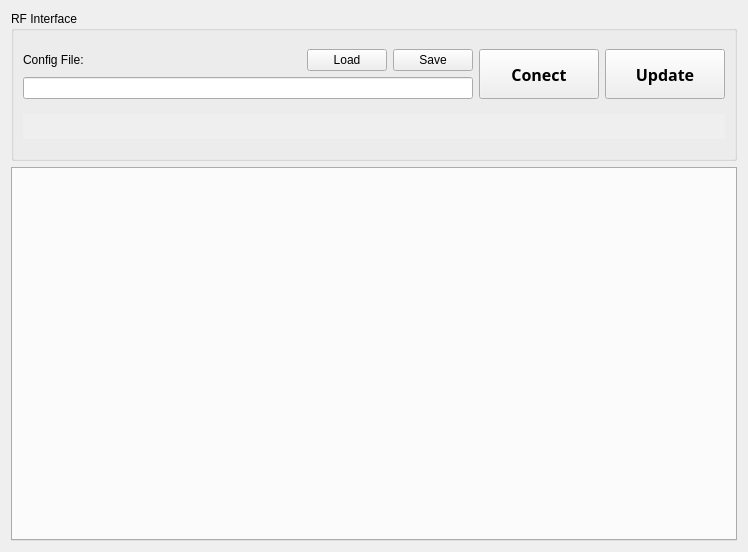
<?xml version="1.0" encoding="UTF-8"?>
<ui version="4.0">
 <class>Form</class>
 <widget class="QWidget" name="Form">
  <property name="geometry">
   <rect>
    <x>0</x>
    <y>0</y>
    <width>744</width>
    <height>552</height>
   </rect>
  </property>
  <property name="windowTitle">
   <string>Form</string>
  </property>
  <layout class="QVBoxLayout" name="verticalLayout_3">
   <item>
    <widget class="QGroupBox" name="groupBox">
     <property name="minimumSize">
      <size>
       <width>0</width>
       <height>120</height>
      </size>
     </property>
     <property name="maximumSize">
      <size>
       <width>16777215</width>
       <height>150</height>
      </size>
     </property>
     <property name="title">
      <string>RF Interface</string>
     </property>
     <layout class="QVBoxLayout" name="verticalLayout_4" stretch="3,0">
      <item>
       <layout class="QHBoxLayout" name="horizontalLayout">
        <property name="sizeConstraint">
         <enum>QLayout::SetFixedSize</enum>
        </property>
        <item>
         <layout class="QVBoxLayout" name="verticalLayout_2" stretch="2,1">
          <property name="sizeConstraint">
           <enum>QLayout::SetFixedSize</enum>
          </property>
          <item>
           <layout class="QHBoxLayout" name="horizontalLayout_2">
            <property name="sizeConstraint">
             <enum>QLayout::SetFixedSize</enum>
            </property>
            <item>
             <widget class="QLabel" name="NON_config">
              <property name="text">
               <string>Config File:</string>
              </property>
             </widget>
            </item>
            <item>
             <spacer name="horizontalSpacer">
              <property name="orientation">
               <enum>Qt::Horizontal</enum>
              </property>
              <property name="sizeHint" stdset="0">
               <size>
                <width>40</width>
                <height>20</height>
               </size>
              </property>
             </spacer>
            </item>
            <item>
             <widget class="QPushButton" name="pushButton">
              <property name="minimumSize">
               <size>
                <width>23</width>
                <height>0</height>
               </size>
              </property>
              <property name="text">
               <string>Load</string>
              </property>
             </widget>
            </item>
            <item>
             <widget class="QPushButton" name="pushButton_2">
              <property name="minimumSize">
               <size>
                <width>23</width>
                <height>0</height>
               </size>
              </property>
              <property name="text">
               <string>Save</string>
              </property>
             </widget>
            </item>
           </layout>
          </item>
          <item>
           <widget class="QLineEdit" name="lineEdit">
            <property name="minimumSize">
             <size>
              <width>450</width>
              <height>0</height>
             </size>
            </property>
           </widget>
          </item>
         </layout>
        </item>
        <item>
         <widget class="QPushButton" name="BTN_connect">
          <property name="minimumSize">
           <size>
            <width>120</width>
            <height>50</height>
           </size>
          </property>
          <property name="font">
           <font>
            <family>Arial Black</family>
            <pointsize>12</pointsize>
            <weight>75</weight>
            <bold>true</bold>
           </font>
          </property>
          <property name="text">
           <string>Conect</string>
          </property>
          <property name="checkable">
           <bool>true</bool>
          </property>
         </widget>
        </item>
        <item>
         <widget class="QPushButton" name="BTN_update">
          <property name="minimumSize">
           <size>
            <width>120</width>
            <height>50</height>
           </size>
          </property>
          <property name="font">
           <font>
            <family>Arial Black</family>
            <pointsize>12</pointsize>
            <weight>75</weight>
            <bold>true</bold>
           </font>
          </property>
          <property name="text">
           <string>Update</string>
          </property>
          <property name="checkable">
           <bool>false</bool>
          </property>
         </widget>
        </item>
       </layout>
      </item>
      <item>
       <widget class="QScrollArea" name="scrollArea">
        <property name="minimumSize">
         <size>
          <width>0</width>
          <height>20</height>
         </size>
        </property>
        <property name="maximumSize">
         <size>
          <width>16777215</width>
          <height>25</height>
         </size>
        </property>
        <property name="frameShape">
         <enum>QFrame::NoFrame</enum>
        </property>
        <property name="frameShadow">
         <enum>QFrame::Plain</enum>
        </property>
        <property name="lineWidth">
         <number>0</number>
        </property>
        <property name="verticalScrollBarPolicy">
         <enum>Qt::ScrollBarAlwaysOff</enum>
        </property>
        <property name="sizeAdjustPolicy">
         <enum>QAbstractScrollArea::AdjustToContents</enum>
        </property>
        <property name="widgetResizable">
         <bool>false</bool>
        </property>
        <property name="alignment">
         <set>Qt::AlignLeading|Qt::AlignLeft|Qt::AlignVCenter</set>
        </property>
        <widget class="QWidget" name="scrollAreaWidgetContents_2">
         <property name="geometry">
          <rect>
           <x>0</x>
           <y>0</y>
           <width>697</width>
           <height>30</height>
          </rect>
         </property>
         <layout class="QHBoxLayout" name="horizontalLayout_3">
          <property name="spacing">
           <number>0</number>
          </property>
          <property name="leftMargin">
           <number>0</number>
          </property>
          <property name="topMargin">
           <number>0</number>
          </property>
          <property name="rightMargin">
           <number>0</number>
          </property>
          <property name="bottomMargin">
           <number>0</number>
          </property>
          <item>
           <layout class="QHBoxLayout" name="IndicatorLayout"/>
          </item>
          <item>
           <spacer name="horizontalSpacer_2">
            <property name="orientation">
             <enum>Qt::Horizontal</enum>
            </property>
            <property name="sizeHint" stdset="0">
             <size>
              <width>40</width>
              <height>20</height>
             </size>
            </property>
           </spacer>
          </item>
         </layout>
        </widget>
       </widget>
      </item>
     </layout>
    </widget>
   </item>
   <item>
    <widget class="QTabWidget" name="tabWidget">
     <property name="minimumSize">
      <size>
       <width>0</width>
       <height>150</height>
      </size>
     </property>
     <property name="currentIndex">
      <number>-1</number>
     </property>
    </widget>
   </item>
  </layout>
 </widget>
 <resources/>
 <connections/>
</ui>
